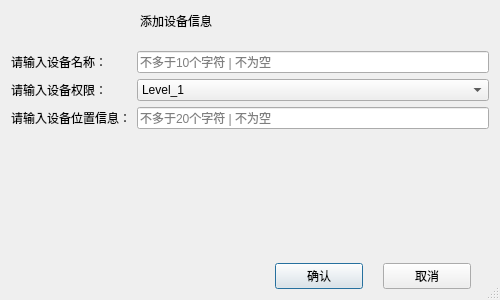
<?xml version="1.0" encoding="UTF-8"?>
<ui version="4.0">
 <class>Dialog_Device_Add</class>
 <widget class="QDialog" name="Dialog_Device_Add">
  <property name="geometry">
   <rect>
    <x>0</x>
    <y>0</y>
    <width>500</width>
    <height>300</height>
   </rect>
  </property>
  <property name="windowTitle">
   <string>Dialog</string>
  </property>
  <property name="styleSheet">
   <string notr="true"/>
  </property>
  <property name="sizeGripEnabled">
   <bool>true</bool>
  </property>
  <layout class="QVBoxLayout" name="verticalLayout">
   <property name="spacing">
    <number>0</number>
   </property>
   <property name="leftMargin">
    <number>1</number>
   </property>
   <property name="topMargin">
    <number>1</number>
   </property>
   <property name="rightMargin">
    <number>1</number>
   </property>
   <property name="bottomMargin">
    <number>1</number>
   </property>
   <item>
    <widget class="QWidget" name="widgetTitle" native="true">
     <property name="sizePolicy">
      <sizepolicy hsizetype="Preferred" vsizetype="Fixed">
       <horstretch>0</horstretch>
       <verstretch>0</verstretch>
      </sizepolicy>
     </property>
     <property name="minimumSize">
      <size>
       <width>0</width>
       <height>40</height>
      </size>
     </property>
     <property name="styleSheet">
      <string notr="true"/>
     </property>
     <layout class="QHBoxLayout" name="horizontalLayout_2">
      <property name="spacing">
       <number>0</number>
      </property>
      <property name="leftMargin">
       <number>15</number>
      </property>
      <property name="topMargin">
       <number>0</number>
      </property>
      <property name="rightMargin">
       <number>0</number>
      </property>
      <property name="bottomMargin">
       <number>0</number>
      </property>
      <item>
       <widget class="QLabel" name="labIco">
        <property name="sizePolicy">
         <sizepolicy hsizetype="Minimum" vsizetype="Preferred">
          <horstretch>0</horstretch>
          <verstretch>0</verstretch>
         </sizepolicy>
        </property>
        <property name="minimumSize">
         <size>
          <width>100</width>
          <height>0</height>
         </size>
        </property>
        <property name="styleSheet">
         <string notr="true"/>
        </property>
        <property name="text">
         <string/>
        </property>
        <property name="alignment">
         <set>Qt::AlignCenter</set>
        </property>
       </widget>
      </item>
      <item>
       <spacer name="horizontalSpacer">
        <property name="orientation">
         <enum>Qt::Horizontal</enum>
        </property>
        <property name="sizeType">
         <enum>QSizePolicy::Minimum</enum>
        </property>
        <property name="sizeHint" stdset="0">
         <size>
          <width>24</width>
          <height>20</height>
         </size>
        </property>
       </spacer>
      </item>
      <item>
       <widget class="QLabel" name="labTitle">
        <property name="sizePolicy">
         <sizepolicy hsizetype="Expanding" vsizetype="Preferred">
          <horstretch>0</horstretch>
          <verstretch>0</verstretch>
         </sizepolicy>
        </property>
        <property name="styleSheet">
         <string notr="true"/>
        </property>
        <property name="text">
         <string>添加设备信息</string>
        </property>
        <property name="alignment">
         <set>Qt::AlignLeading|Qt::AlignLeft|Qt::AlignVCenter</set>
        </property>
       </widget>
      </item>
      <item>
       <widget class="QWidget" name="widgetMenu" native="true">
        <property name="sizePolicy">
         <sizepolicy hsizetype="Minimum" vsizetype="Preferred">
          <horstretch>0</horstretch>
          <verstretch>0</verstretch>
         </sizepolicy>
        </property>
        <property name="styleSheet">
         <string notr="true"/>
        </property>
        <layout class="QHBoxLayout" name="horizontalLayout">
         <property name="spacing">
          <number>0</number>
         </property>
         <property name="leftMargin">
          <number>0</number>
         </property>
         <property name="topMargin">
          <number>0</number>
         </property>
         <property name="rightMargin">
          <number>0</number>
         </property>
         <property name="bottomMargin">
          <number>0</number>
         </property>
         <item>
          <widget class="QPushButton" name="btnMenu_Min">
           <property name="sizePolicy">
            <sizepolicy hsizetype="Minimum" vsizetype="Expanding">
             <horstretch>0</horstretch>
             <verstretch>0</verstretch>
            </sizepolicy>
           </property>
           <property name="minimumSize">
            <size>
             <width>35</width>
             <height>0</height>
            </size>
           </property>
           <property name="maximumSize">
            <size>
             <width>35</width>
             <height>16777215</height>
            </size>
           </property>
           <property name="cursor">
            <cursorShape>ArrowCursor</cursorShape>
           </property>
           <property name="focusPolicy">
            <enum>Qt::NoFocus</enum>
           </property>
           <property name="toolTip">
            <string>最小化</string>
           </property>
           <property name="text">
            <string/>
           </property>
           <property name="flat">
            <bool>true</bool>
           </property>
          </widget>
         </item>
         <item>
          <widget class="QPushButton" name="btnMenu_Max">
           <property name="sizePolicy">
            <sizepolicy hsizetype="Fixed" vsizetype="Expanding">
             <horstretch>0</horstretch>
             <verstretch>0</verstretch>
            </sizepolicy>
           </property>
           <property name="minimumSize">
            <size>
             <width>35</width>
             <height>0</height>
            </size>
           </property>
           <property name="maximumSize">
            <size>
             <width>35</width>
             <height>16777215</height>
            </size>
           </property>
           <property name="cursor">
            <cursorShape>ArrowCursor</cursorShape>
           </property>
           <property name="focusPolicy">
            <enum>Qt::NoFocus</enum>
           </property>
           <property name="toolTip">
            <string>最大化</string>
           </property>
           <property name="text">
            <string/>
           </property>
           <property name="flat">
            <bool>true</bool>
           </property>
          </widget>
         </item>
         <item>
          <widget class="QPushButton" name="btnMenu_Close">
           <property name="sizePolicy">
            <sizepolicy hsizetype="Fixed" vsizetype="Expanding">
             <horstretch>0</horstretch>
             <verstretch>0</verstretch>
            </sizepolicy>
           </property>
           <property name="minimumSize">
            <size>
             <width>35</width>
             <height>0</height>
            </size>
           </property>
           <property name="maximumSize">
            <size>
             <width>35</width>
             <height>16777215</height>
            </size>
           </property>
           <property name="cursor">
            <cursorShape>ArrowCursor</cursorShape>
           </property>
           <property name="focusPolicy">
            <enum>Qt::NoFocus</enum>
           </property>
           <property name="toolTip">
            <string>关闭</string>
           </property>
           <property name="text">
            <string/>
           </property>
           <property name="flat">
            <bool>true</bool>
           </property>
          </widget>
         </item>
        </layout>
       </widget>
      </item>
     </layout>
    </widget>
   </item>
   <item>
    <widget class="QWidget" name="widgetMain" native="true">
     <property name="styleSheet">
      <string notr="true"/>
     </property>
     <layout class="QGridLayout" name="gridLayout">
      <property name="leftMargin">
       <number>10</number>
      </property>
      <property name="topMargin">
       <number>10</number>
      </property>
      <property name="rightMargin">
       <number>10</number>
      </property>
      <property name="bottomMargin">
       <number>10</number>
      </property>
      <item row="3" column="0" colspan="2">
       <spacer name="verticalSpacer">
        <property name="orientation">
         <enum>Qt::Vertical</enum>
        </property>
        <property name="sizeHint" stdset="0">
         <size>
          <width>20</width>
          <height>40</height>
         </size>
        </property>
       </spacer>
      </item>
      <item row="0" column="0">
       <widget class="QLabel" name="label__device_name">
        <property name="text">
         <string>请输入设备名称：</string>
        </property>
       </widget>
      </item>
      <item row="1" column="0">
       <widget class="QLabel" name="label_device_authority">
        <property name="text">
         <string>请输入设备权限：</string>
        </property>
       </widget>
      </item>
      <item row="1" column="1">
       <widget class="QComboBox" name="comboBox_device_authority">
        <item>
         <property name="text">
          <string>Level_1</string>
         </property>
        </item>
        <item>
         <property name="text">
          <string>Level_2</string>
         </property>
        </item>
        <item>
         <property name="text">
          <string>Level_3</string>
         </property>
        </item>
       </widget>
      </item>
      <item row="2" column="0">
       <widget class="QLabel" name="label_position">
        <property name="text">
         <string>请输入设备位置信息：</string>
        </property>
       </widget>
      </item>
      <item row="2" column="1">
       <widget class="QLineEdit" name="lineEdit_position">
        <property name="placeholderText">
         <string>不多于20个字符 | 不为空</string>
        </property>
       </widget>
      </item>
      <item row="0" column="1">
       <widget class="QLineEdit" name="lineEdit_device_name">
        <property name="placeholderText">
         <string>不多于10个字符 | 不为空</string>
        </property>
       </widget>
      </item>
      <item row="4" column="0" colspan="2">
       <widget class="QWidget" name="widgetButton" native="true">
        <layout class="QHBoxLayout" name="button_box" stretch="15,5,5,1">
         <property name="spacing">
          <number>20</number>
         </property>
         <property name="leftMargin">
          <number>0</number>
         </property>
         <property name="topMargin">
          <number>0</number>
         </property>
         <property name="rightMargin">
          <number>0</number>
         </property>
         <property name="bottomMargin">
          <number>0</number>
         </property>
         <item>
          <spacer name="horizontalSpacer_2">
           <property name="orientation">
            <enum>Qt::Horizontal</enum>
           </property>
           <property name="sizeHint" stdset="0">
            <size>
             <width>40</width>
             <height>20</height>
            </size>
           </property>
          </spacer>
         </item>
         <item>
          <widget class="QPushButton" name="pushButton_confirm">
           <property name="text">
            <string>确认</string>
           </property>
          </widget>
         </item>
         <item>
          <widget class="QPushButton" name="pushButton_cancel">
           <property name="text">
            <string>取消</string>
           </property>
          </widget>
         </item>
         <item>
          <spacer name="horizontalSpacer_3">
           <property name="orientation">
            <enum>Qt::Horizontal</enum>
           </property>
           <property name="sizeHint" stdset="0">
            <size>
             <width>40</width>
             <height>20</height>
            </size>
           </property>
          </spacer>
         </item>
        </layout>
       </widget>
      </item>
     </layout>
    </widget>
   </item>
  </layout>
 </widget>
 <resources/>
 <connections/>
</ui>
